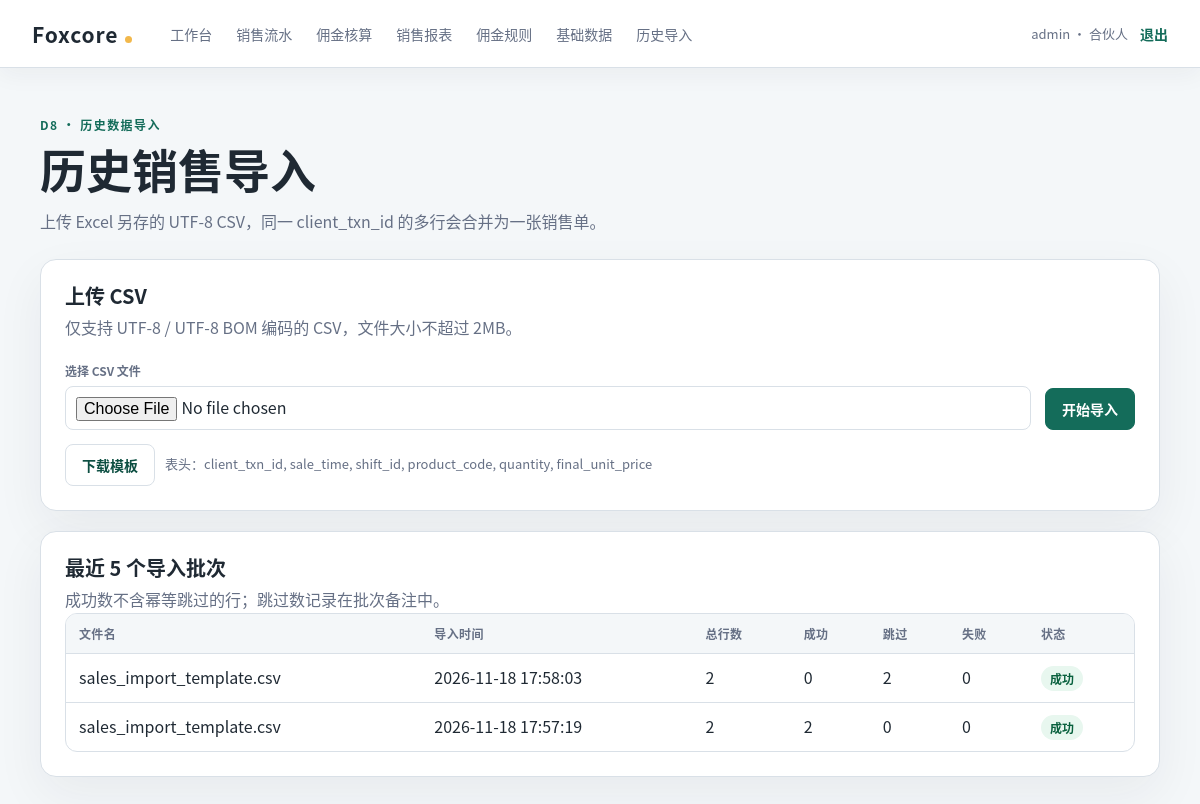
The app's page /import (signed in) with its own data.
### tables this page shows
CREATE TABLE APP_USER (
    user_id INTEGER PRIMARY KEY AUTOINCREMENT,
    username TEXT NOT NULL UNIQUE,
    password_hash TEXT NOT NULL,
    role TEXT NOT NULL CHECK (role IN ('合伙人', '销售顾问')),
    salesperson_id INTEGER REFERENCES SALESPERSON(salesperson_id),
    status TEXT NOT NULL CHECK (status IN ('启用', '停用')),
    created_at TEXT NOT NULL DEFAULT (strftime('%Y-%m-%d %H:%M:%S', 'now', 'localtime')),
    UNIQUE (salesperson_id)
);

CREATE TABLE IMPORT_BATCH (
    import_batch_id INTEGER PRIMARY KEY AUTOINCREMENT,
    file_name TEXT NOT NULL,
    imported_by INTEGER NOT NULL REFERENCES APP_USER(user_id),
    imported_at TEXT NOT NULL,
    row_count INTEGER NOT NULL CHECK (row_count >= 0),
    success_count INTEGER NOT NULL CHECK (success_count >= 0),
    error_count INTEGER NOT NULL CHECK (error_count >= 0),
    status TEXT NOT NULL CHECK (status IN ('成功', '部分成功', '失败')),
    note TEXT,
    CHECK (row_count = success_count + error_count)
);

### app/routes/imports.py (the view, shortened to what this page needs)
@bp.route("/import", methods=("GET", "POST"))
@role_required("合伙人")
def index():
    return _render_import_page()

### app/auth.py (called while the page is built)
def load_logged_in_user() -> None:
    user_id = session.get("user_id")
    if user_id is None:
        g.user = None
        return
    user = get_db().execute(
        "SELECT user_id, username, role, salesperson_id "
        "FROM APP_USER WHERE user_id = ? AND status = '启用'",
        (user_id,),
    ).fetchone()
    if user is None:
        session.clear()
        g.user = None
        return
    g.user = user

def role_required(role: str) -> Callable[[Callable[..., Any]], Callable[..., Any]]:
    def decorator(view: Callable[..., Any]) -> Callable[..., Any]:
        @wraps(view)
        def wrapped_view(*args: Any, **kwargs: Any) -> Any:
            if g.user is None:
                return redirect(url_for("auth.login"))
            if g.user["role"] != role:
                abort(403)
            return view(*args, **kwargs)
        return wrapped_view
    return decorator

### app/db.py (called while the page is built)
def get_db() -> sqlite3.Connection:
    if "db" not in g:
        conn = sqlite3.connect(current_app.config["DATABASE"])
        conn.row_factory = sqlite3.Row
        conn.execute("PRAGMA foreign_keys = ON")
        g.db = conn
    return g.db

### app/routes/imports.py (called while the page is built)
def _render_import_page(
    *, import_result: import_service.ImportResult | None = None
) -> str:
    context = import_service.get_import_page_context()
    errors: list[import_service.ImportRowError] = []
    if import_result is not None:
        errors = list(import_result.errors[: import_service.MAX_VISIBLE_ERRORS])
    return render_template(
        "import.html",
        **context,
        import_result=import_result,
        import_errors=errors,
    )

### app/services/import_service.py (called while the page is built)
def _clean(value: Any) -> str:
    return str(value or "").strip()

def _parse_skipped_count(note: Any) -> int:
    match = SKIPPED_PATTERN.search(_clean(note))
    return int(match.group(1)) if match else 0

def get_import_page_context() -> dict[str, Any]:
    return {
        "recent_batches": get_recent_import_batches(5),
        "max_visible_errors": MAX_VISIBLE_ERRORS,
    }

### app/templates/import.html (shortened to what this page needs)
{% extends "base.html" %}
{% block content %}
  <section class="import-heading">
    <div>
      <p class="eyebrow">D8 · 历史数据导入</p>
      <h1>历史销售导入</h1>
      <p class="muted">上传 Excel 另存的 UTF-8 CSV，同一 client_txn_id 的多行会合并为一张销售单。</p>
    </div>
  </section>
  <section class="import-panel">
    <h2>上传 CSV</h2>
    <p class="muted">仅支持 UTF-8 / UTF-8 BOM 编码的 CSV，文件大小不超过 2MB。</p>
    <form class="import-form" method="post" action="{{ url_for('imports.index') }}" enctype="multipart/form-data">
      <div class="file-field">
        <label for="csv_file">选择 CSV 文件</label>
        <input id="csv_file" name="csv_file" type="file" accept=".csv" required>
      </div>
      <button class="button" type="submit">开始导入</button>
    </form>
    <div class="import-tools">
      <a class="button button-secondary" href="{{ url_for('imports.download_template') }}">下载模板</a>
      <span class="import-hint">表头：client_txn_id, sale_time, shift_id, product_code, quantity, final_unit_price</span>
    </div>
  </section>
  <section class="import-panel">
    <h2>最近 5 个导入批次</h2>
    <p class="muted">成功数不含幂等跳过的行；跳过数记录在批次备注中。</p>
    {% if recent_batches %}
      <div class="table-wrap">
        <table class="import-table">
          <thead>
            <tr>
              <th>文件名</th>
              <th>导入时间</th>
              <th>总行数</th>
              <th>成功</th>
              <th>跳过</th>
              <th>失败</th>
              <th>状态</th>
            </tr>
          </thead>
          <tbody>
            {% for batch in recent_batches %}
              {% set status_class = 'success' if batch.status == '成功' else ('partial' if batch.status == '部分成功' else 'failed') %}
              <tr data-batch-id="{{ batch.import_batch_id }}">
                <td>{{ batch.file_name }}</td>
                <td class="number">{{ batch.imported_at }}</td>
                <td class="number">{{ batch.row_count }}</td>
                <td class="number">{{ batch.success_count }}</td>
                <td class="number">{{ batch.skipped_count }}</td>
                <td class="number">{{ batch.error_count }}</td>
                <td><span class="status status-{{ status_class }}">{{ batch.status }}</span></td>
              </tr>
            {% endfor %}
          </tbody>
        </table>
      </div>
    {% else %}
      <div class="empty-state">暂无导入批次。</div>
    {% endif %}
  </section>
{% endblock %}

### app/templates/base.html (shortened to what this page needs)
<!doctype html>
<html lang="zh-CN">
<head>
  <link rel="stylesheet" href="{{ url_for('static', filename='css/app.css') }}?v=2">
</head>
<body>
  <header class="site-header">
    <a class="brand" href="{{ url_for('dashboard.index') }}">Foxcore</a>
    {% if g.user %}
      <nav class="main-nav" aria-label="主导航">
        {% if g.user["role"] == "合伙人" %}
          <a href="{{ url_for('dashboard.index') }}">工作台</a>
          <a href="{{ url_for('sales.list_sales') }}">销售流水</a>
          <a href="{{ url_for('settlements.index') }}">佣金核算</a>
          <a href="{{ url_for('reports.index') }}">销售报表</a>
          <a href="{{ url_for('rules.index') }}">佣金规则</a>
          <a href="{{ url_for('master.index') }}">基础数据</a>
          <a href="{{ url_for('imports.index') }}">历史导入</a>
        {% elif g.user["role"] == "销售顾问" %}
          <a href="{{ url_for('sales.new_sale') }}">登记销售</a>
          <a href="{{ url_for('sales.list_sales') }}">我的流水</a>
        {% endif %}
      </nav>
      <div class="user-area">
        <span class="user-chip">{{ g.user["username"] }} · {{ g.user["role"] }}</span>
        <a class="logout-link" href="{{ url_for('auth.logout') }}">退出</a>
      </div>
    {% else %}
      <a class="logout-link" href="{{ url_for('auth.login') }}">登录</a>
    {% endif %}
  </header>
  <main class="page-shell">
    {% block content %}{% endblock %}
  </main>
</body>
</html>

### app/static/css/app.css (style rules this page uses)
:root { color-scheme: light; --ink: #1f2933; --muted: #667085; --line: #d9e0e7; --surface: #ffffff; --surface-soft: #f4f7f9; --brand: #146c5a; --brand-dark: #0d4f42; --accent: #f2b84b; --danger-bg: #fff1f0; --danger-text: #a8071a; font-family: "Microsoft YaHei", "PingFang SC", "Noto Sans CJK SC", sans-serif; }
* { box-sizing: border-box; }
body { min-height: 100vh; margin: 0; color: var(--ink); background: var(--surface-soft); }
a { color: var(--brand); text-decoration: none; }
.site-header { display: flex; align-items: center; gap: 28px; min-height: 68px; padding: 12px 32px; background: var(--surface); border-bottom: 1px solid var(--line); box-shadow: 0 6px 24px rgba(31, 41, 51, 0.05); }
.brand { color: var(--ink); font-size: 21px; font-weight: 800; letter-spacing: 0.04em; white-space: nowrap; }
.brand::after { display: inline-block; width: 7px; height: 7px; margin-left: 7px; background: var(--accent); border-radius: 50%; content: ""; }
.main-nav { display: flex; flex: 1; flex-wrap: wrap; align-items: center; gap: 4px; }
.main-nav a { padding: 8px 10px; color: var(--muted); border-radius: 8px; font-size: 14px; }
.user-area { display: flex; align-items: center; gap: 12px; white-space: nowrap; }
.user-chip { color: var(--muted); font-size: 13px; }
.logout-link { font-size: 14px; font-weight: 700; }
.page-shell { width: min(1120px, calc(100% - 40px)); margin: 0 auto; padding: 48px 0 72px; }
.eyebrow { margin: 0 0 8px; color: var(--brand); font-size: 12px; font-weight: 800; letter-spacing: 0.12em; }
h1, h2 { margin-top: 0; line-height: 1.2; }
h1 { margin-bottom: 12px; font-size: clamp(30px, 4vw, 46px); }
h2 { margin-bottom: 10px; font-size: 20px; }
.muted { margin: 0; color: var(--muted); line-height: 1.7; }

### app/templates/import.html (style rules this page uses)
.import-heading { display: flex; justify-content: space-between; gap: 24px; align-items: end; margin-bottom: 24px; }
.import-panel { margin-bottom: 20px; padding: 24px; background: var(--surface); border: 1px solid var(--line); border-radius: 16px; box-shadow: 0 18px 50px rgba(31, 41, 51, 0.06); }
.import-panel h2 { margin-bottom: 6px; }
.import-form { display: grid; grid-template-columns: minmax(0, 1fr) auto; gap: 14px; align-items: end; margin-top: 20px; }
.file-field { display: grid; gap: 7px; min-width: 0; }
.file-field label { color: var(--muted); font-size: 12px; font-weight: 800; }
.file-field input { width: 100%; min-height: 42px; padding: 8px 10px; color: var(--ink); background: #fff; border: 1px solid var(--line); border-radius: 8px; font: inherit; }
.button { display: inline-flex; align-items: center; justify-content: center; min-height: 42px; padding: 9px 16px; color: #fff; background: var(--brand); border: 1px solid var(--brand); border-radius: 8px; cursor: pointer; font: inherit; font-size: 14px; font-weight: 800; }
.button-secondary { color: var(--brand-dark); background: #fff; border-color: var(--line); }
.import-tools { display: flex; flex-wrap: wrap; gap: 10px; margin-top: 14px; }
.import-hint { margin: 10px 0 0; color: var(--muted); font-size: 13px; line-height: 1.6; }
.table-wrap { overflow-x: auto; border: 1px solid var(--line); border-radius: 12px; }
.import-table { width: 100%; min-width: 760px; border-collapse: collapse; }
.import-table th, .import-table td { padding: 11px 13px; border-bottom: 1px solid var(--line); text-align: left; vertical-align: top; }
.import-table thead th { color: var(--muted); background: var(--surface-soft); font-size: 12px; letter-spacing: 0.03em; white-space: nowrap; }
.import-table tbody tr:last-child td { border-bottom: 0; }
.number { font-variant-numeric: tabular-nums; white-space: nowrap; }
.status { display: inline-flex; padding: 4px 9px; border-radius: 999px; font-size: 12px; font-weight: 800; white-space: nowrap; }
.status-success { color: #08603d; background: #e8f7ef; }

### records on screen
APP_USER: user.username "admin", user.role "合伙人"
IMPORT_BATCH: file_name "sales_import_template.csv", imported_at "2026-11-18 17:58:03", row_count "2", success_count "0", skipped_count "2", error_count "0", status "成功"
IMPORT_BATCH: file_name "sales_import_template.csv", imported_at "2026-11-18 17:57:19", row_count "2", success_count "2", skipped_count "0", error_count "0", status "成功"
